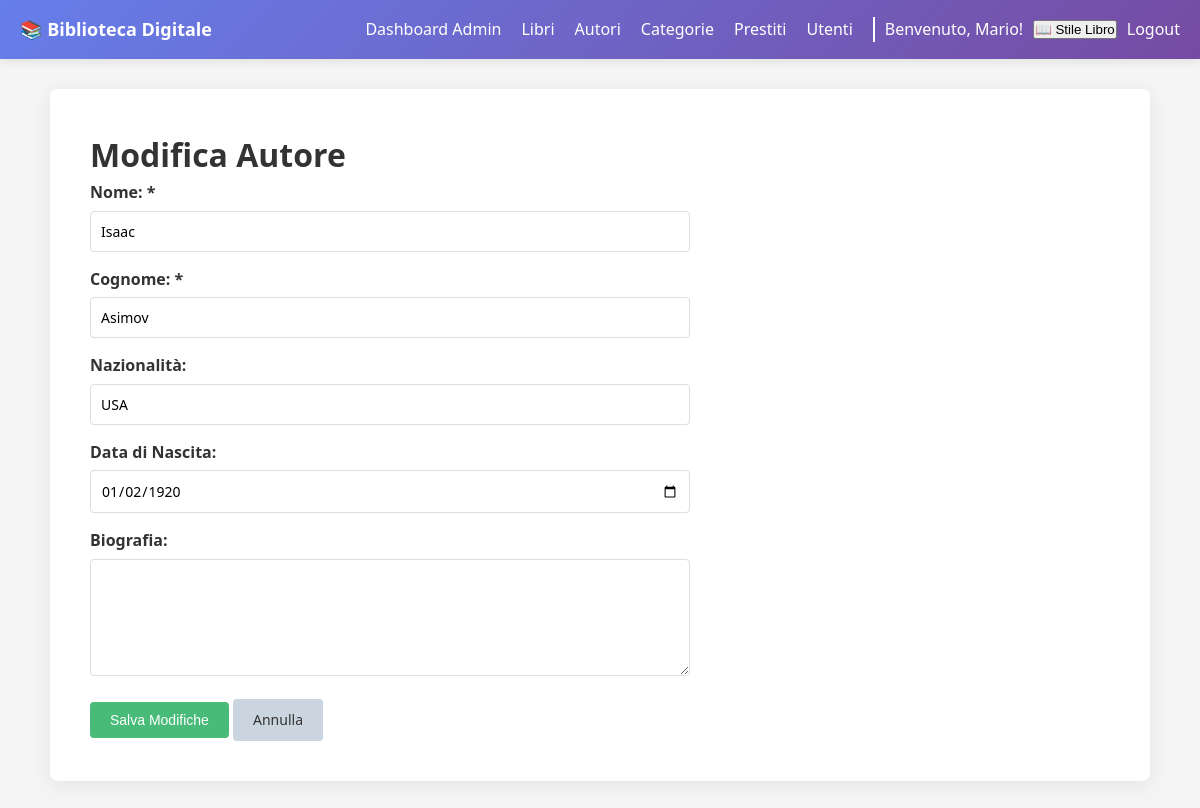
/admin/autori/edit.php?id=1 (signed in), run on the app's committed database.
### tables this page shows
CREATE TABLE IF NOT EXISTS autori (
    id INT AUTO_INCREMENT PRIMARY KEY,
    nome VARCHAR(100) NOT NULL,
    cognome VARCHAR(100) NOT NULL,
    nazionalita VARCHAR(100),
    data_nascita DATE,
    biografia TEXT
);

### admin/autori/edit.php (the view, shortened to what this page needs)
<?php
require_once '../../config/database.php';
$id = $_GET['id'] ?? 0;
$stmt = $conn->prepare("SELECT * FROM autori WHERE id = ?");
$stmt->bind_param("i", $id);
$stmt->execute();
$autore = $stmt->get_result()->fetch_assoc();
?>
<!DOCTYPE html>
<html lang="it">
<head>
    <link rel="stylesheet" href="../../assets/css/style.css">
</head>
<body>
    <?php include '../../includes/navbar.php'; ?>
    <div class="container">
        <h1>Modifica Autore</h1>
        <form method="POST" style="max-width: 600px;">
            <div class="form-group">
                <label>Nome: *</label>
                <input type="text" name="nome" required value="<?php echo $autore['nome']; ?>">
            </div>
            <div class="form-group">
                <label>Cognome: *</label>
                <input type="text" name="cognome" required value="<?php echo $autore['cognome']; ?>">
            </div>
            <div class="form-group">
                <label>Nazionalità:</label>
                <input type="text" name="nazionalita" value="<?php echo $autore['nazionalita']; ?>">
            </div>
            <div class="form-group">
                <label>Data di Nascita:</label>
                <input type="date" name="data_nascita" value="<?php echo $autore['data_nascita']; ?>">
            </div>
            <div class="form-group">
                <label>Biografia:</label>
                <textarea name="biografia" rows="5"><?php echo $autore['biografia']; ?></textarea>
            </div>
            <button type="submit" class="btn btn-success">Salva Modifiche</button>
            <a href="index.php" class="btn btn-secondary">Annulla</a>
        </form>
    </div>
</body>
</html>

### assets/css/style.css (style rules this page uses)
* { margin: 0; padding: 0; box-sizing: border-box; }
body { font-family: 'Segoe UI', Tahoma, Geneva, Verdana, sans-serif; line-height: 1.6; background-color: #f5f5f5; color: #333; }
.container { max-width: 1100px; margin: 30px auto; padding: 40px; background: white; border-radius: 8px; box-shadow: 0 4px 20px rgba(0,0,0,0.08); }
.form-group { margin-bottom: 15px; }
.form-group label { display: block; margin-bottom: 5px; font-weight: bold; color: #333; }
.form-group input, .form-group select, .form-group textarea { width: 100%; padding: 10px; border: 1px solid #ddd; border-radius: 4px; font-size: 14px; font-family: inherit; }
.btn { display: inline-block; padding: 10px 20px; text-decoration: none; border-radius: 4px; cursor: pointer; border: none; font-size: 14px; font-weight: 500; transition: all 0.3s; }
.btn-success { background: #48bb78; color: white; }
.btn-secondary { background: #cbd5e0; color: #333; }

### data on the page
autori: nome "Isaac", cognome "Asimov", nazionalita "USA", data_nascita "01/02/1920"

### other printed values
SITE_NAME "Biblioteca Digitale"
$_SESSION['nome'] "Mario"
